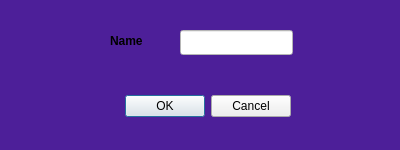
<?xml version="1.0" encoding="UTF-8"?>
<ui version="4.0">
 <class>AddPerson</class>
 <widget class="QDialog" name="AddPerson">
  <property name="geometry">
   <rect>
    <x>0</x>
    <y>0</y>
    <width>400</width>
    <height>150</height>
   </rect>
  </property>
  <property name="windowTitle">
   <string>Add Person</string>
  </property>
  <property name="styleSheet">
   <string notr="true">QDialog{
	background-color: #4D1F99;
}
QLabel{
	font-weight: bold;
}
QLineEdit{
	color: #000000;
	background-color: #FFFFFF;
}</string>
  </property>
  <widget class="QDialogButtonBox" name="buttonBox">
   <property name="geometry">
    <rect>
     <x>-50</x>
     <y>90</y>
     <width>341</width>
     <height>32</height>
    </rect>
   </property>
   <property name="orientation">
    <enum>Qt::Horizontal</enum>
   </property>
   <property name="standardButtons">
    <set>QDialogButtonBox::Cancel|QDialogButtonBox::Ok</set>
   </property>
  </widget>
  <widget class="QLineEdit" name="lineEdit">
   <property name="geometry">
    <rect>
     <x>180</x>
     <y>30</y>
     <width>113</width>
     <height>25</height>
    </rect>
   </property>
  </widget>
  <widget class="QLabel" name="label">
   <property name="geometry">
    <rect>
     <x>110</x>
     <y>30</y>
     <width>67</width>
     <height>21</height>
    </rect>
   </property>
   <property name="text">
    <string>Name</string>
   </property>
  </widget>
 </widget>
 <resources/>
 <connections>
  <connection>
   <sender>buttonBox</sender>
   <signal>accepted()</signal>
   <receiver>AddPerson</receiver>
   <slot>accept()</slot>
   <hints>
    <hint type="sourcelabel">
     <x>248</x>
     <y>254</y>
    </hint>
    <hint type="destinationlabel">
     <x>157</x>
     <y>274</y>
    </hint>
   </hints>
  </connection>
  <connection>
   <sender>buttonBox</sender>
   <signal>rejected()</signal>
   <receiver>AddPerson</receiver>
   <slot>reject()</slot>
   <hints>
    <hint type="sourcelabel">
     <x>316</x>
     <y>260</y>
    </hint>
    <hint type="destinationlabel">
     <x>286</x>
     <y>274</y>
    </hint>
   </hints>
  </connection>
 </connections>
</ui>
